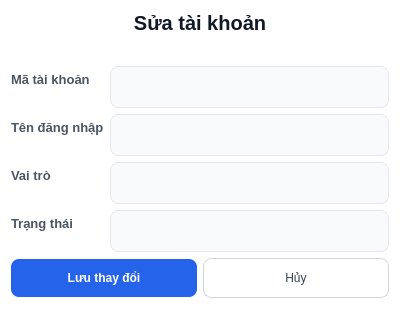
<?xml version="1.0" encoding="UTF-8"?>
<ui version="4.0">
 <class>Dialog</class>
 <widget class="QDialog" name="Dialog">
  <property name="geometry">
   <rect>
    <x>0</x>
    <y>0</y>
    <width>400</width>
    <height>308</height>
   </rect>
  </property>
  <property name="windowTitle">
   <string>Dialog</string>
  </property>
  <property name="styleSheet">
   <string notr="true">/* 1. Tổng thể Cửa sổ Dialog */
QDialog {
    background-color: #ffffff;
    font-family: &quot;Inter&quot;, &quot;Segoe UI&quot;, sans-serif;
}

/* 2. Tiêu đề chính (Thêm khách hàng) */
QLabel#lblTitleSuaTK {
    font-size: 20px;
    font-weight: 700; /* Bold */
    color: #111827;   /* Đen tuyền chuyên nghiệp */
    padding-bottom: 10px;
    margin-bottom: 15px;
}

/* 3. Nhãn thuộc tính trong Form (Tên, SĐT, Giới tính) */
QLabel#lblTenDangNhap, QLabel#lblMaTK, QLabel#lblTrangThai, QLabel#lblVaiTro {
    font-size: 13px;
    font-weight: 600; /* Semi-bold */
    color: #4b5563;   /* Xám đậm tinh tế */
}

/* 4. Ô nhập liệu và ComboBox (Inputs) */
QLineEdit, QComboBox {
    background-color: #f9fafb; /* Nền xám cực nhạt */
    border: 1px solid #e5e7eb; /* Viền xám mảnh */
    border-radius: 8px;        /* Bo góc 8px đồng bộ */
    padding: 10px 12px;
    color: #111827;
    min-height: 20px;
}

/* Hiệu ứng khi người dùng tương tác */
QLineEdit:focus, QComboBox:focus {
    border: 2px solid #2563eb; /* Viền xanh dương thương hiệu */
    background-color: #ffffff;
}

/* 5. Nút bấm chức năng (Footer Buttons) */

/* Nút LƯU (Màu xanh dương chủ đạo) */
QPushButton#btnLuu {
    background-color: #2563eb;
    color: #ffffff;
    font-weight: 700;
    border-radius: 8px;
    padding: 12px 24px;
    min-width: 120px;
}

QPushButton#btnLuu:hover {
    background-color: #1d4ed8; /* Đậm hơn khi hover */
}

/* Nút HỦY (Trắng viền xám) */
QPushButton#btnHuy {
    background-color: #ffffff;
    color: #374151;
    border: 1px solid #d1d5db;
    border-radius: 8px;
    padding: 12px 24px;
}

QPushButton#btnHuy:hover {
    background-color: #f3f4f6;
}

/* 6. Tùy chỉnh mũi tên ComboBox */
QComboBox::drop-down {
    border: none;
    width: 30px;
}

QComboBox::down-arrow {
    image: none;
    border-left: 5px solid transparent;
    border-right: 5px solid transparent;
    border-top: 5px solid #6b7280;
    margin-right: 10px;
}</string>
  </property>
  <layout class="QVBoxLayout" name="verticalLayout">
   <item>
    <widget class="QLabel" name="lblTitleSuaTK">
     <property name="text">
      <string>Sửa tài khoản</string>
     </property>
     <property name="alignment">
      <set>Qt::AlignCenter</set>
     </property>
    </widget>
   </item>
   <item>
    <layout class="QFormLayout" name="formLayout">
     <item row="0" column="0">
      <widget class="QLabel" name="lblMaTK">
       <property name="text">
        <string>Mã tài khoản</string>
       </property>
      </widget>
     </item>
     <item row="1" column="0">
      <widget class="QLabel" name="lblTenDangNhap">
       <property name="text">
        <string>Tên đăng nhập</string>
       </property>
      </widget>
     </item>
     <item row="2" column="0">
      <widget class="QLabel" name="lblVaiTro">
       <property name="text">
        <string>Vai trò</string>
       </property>
      </widget>
     </item>
     <item row="3" column="0">
      <widget class="QLabel" name="lblTrangThai">
       <property name="text">
        <string>Trạng thái</string>
       </property>
      </widget>
     </item>
     <item row="0" column="1">
      <widget class="QLineEdit" name="txtMaTK">
       <property name="placeholderText">
        <string/>
       </property>
      </widget>
     </item>
     <item row="1" column="1">
      <widget class="QLineEdit" name="txtTenDangNhap">
       <property name="placeholderText">
        <string/>
       </property>
      </widget>
     </item>
     <item row="2" column="1">
      <widget class="QComboBox" name="cbVaiTro"/>
     </item>
     <item row="3" column="1">
      <widget class="QComboBox" name="cbTrangThai"/>
     </item>
    </layout>
   </item>
   <item>
    <layout class="QHBoxLayout" name="horizontalLayout">
     <item>
      <widget class="QPushButton" name="btnLuu">
       <property name="text">
        <string>Lưu thay đổi</string>
       </property>
      </widget>
     </item>
     <item>
      <widget class="QPushButton" name="btnHuy">
       <property name="text">
        <string>Hủy</string>
       </property>
      </widget>
     </item>
    </layout>
   </item>
  </layout>
 </widget>
 <resources/>
 <connections/>
</ui>
